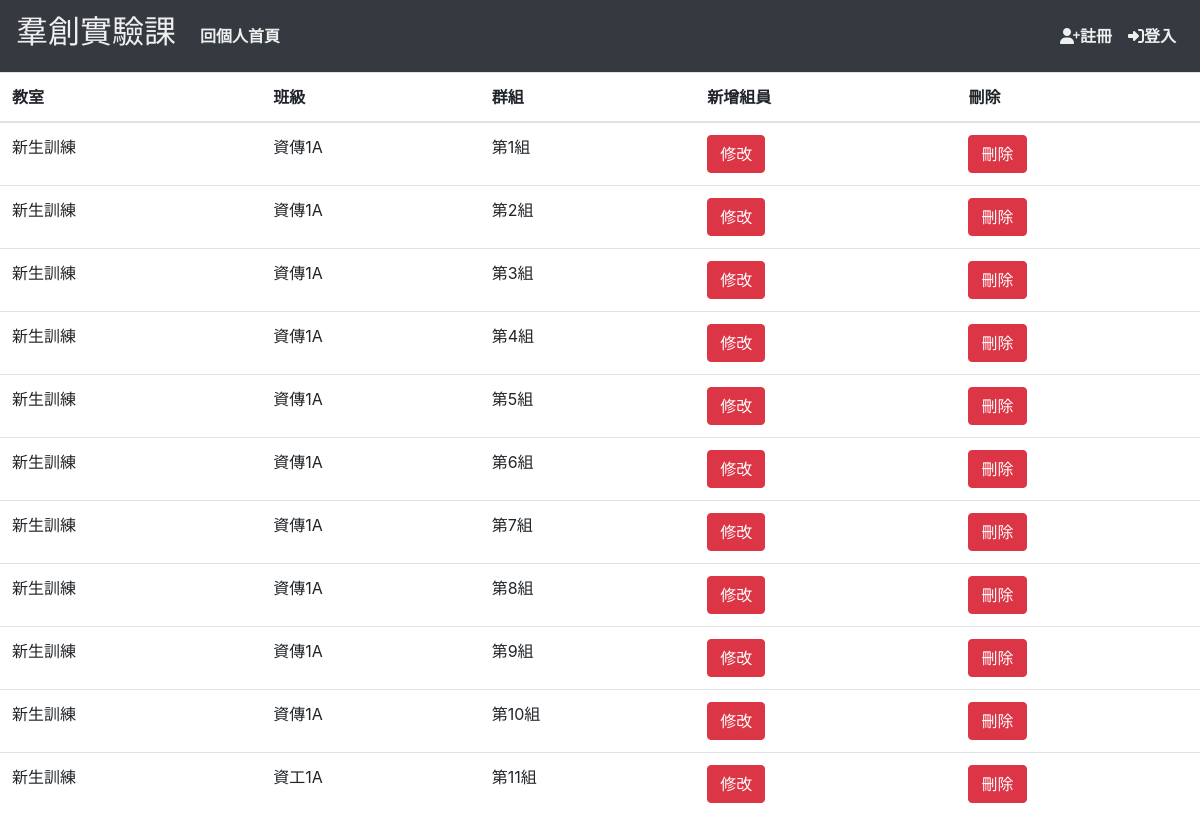
Page /check_group/ on the earlier database version.
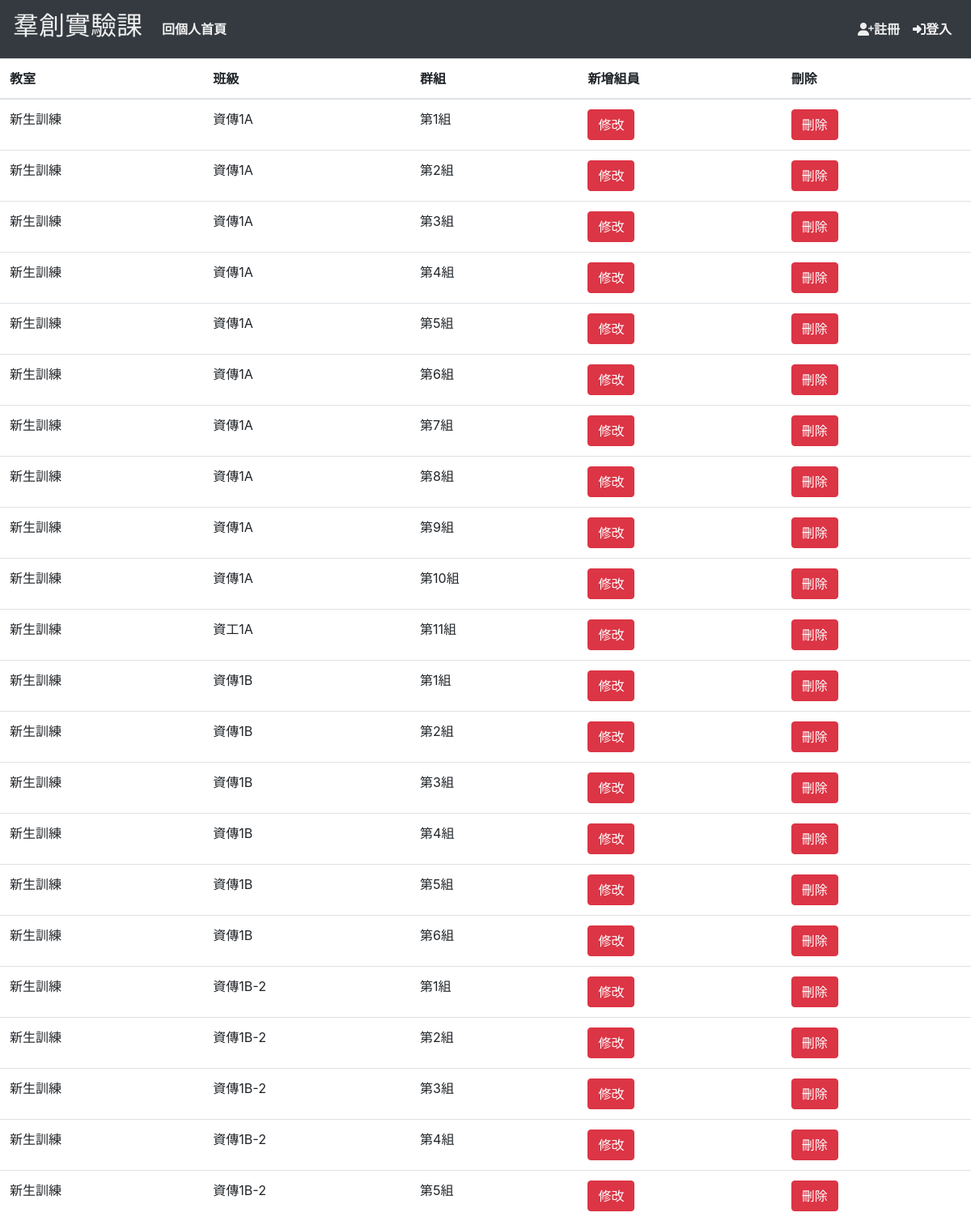
Same page on the later database version.
### login/models.py (models this page shows, shortened)
class Group(models.Model):
    group = models.CharField(max_length=128, null=True, blank=True)
    group_user = models.ManyToManyField(User, blank=True, related_name='user_user')
    activate = models.ForeignKey('CreateActivate', on_delete=models.CASCADE, blank=True)

class CreateActivate(models.Model):
    activate_name = models.CharField(max_length=128, unique=True, null=True, blank=True)
    class_id = models.ForeignKey('CreateClass', on_delete=models.CASCADE, blank=True, null=True)
    def __str__(self):
        return self.activate_name

class CreateClass(models.Model):
    class_title = models.CharField(max_length=128)
    def __str__(self):
        return self.class_title

### login/views.py (the view)
# urls.py: path('check_group/', views.check_group, name='check_group'),
def check_group(request):
    group = Group.objects.all()
    activate = models.CreateActivate.objects.all()
    context = {
        'group': group,
        'activate': activate
    }
    return render(request, 'check_group.html', context)

### templates/check_group.html (shortened to what this page needs)
{% extends "base.html" %}
{% block content %}
<table class="table mb-0">
        <thead>
            <tr>
                <th>教室</th>
                <th>班級</th>
                <th>群組</th>
                <th>新增組員</th>
                <th>刪除</th>
            </tr>
        </thead>
        <tbody>
            {% for groupa in group %}<tr>
              <td> {{ groupa.activate.class_id }}</td>
           <td> {{ groupa.activate }}</td>
                <td>{{ groupa.group }}</td>
                <td>
                        <form method="post" action="{% url 'edit_group' groupa.pk %}">
                        <button type="submit" class="btn btn-danger">修改</button>
                    </form>
                </td>
                <td>
                        <form method="post" action="{% url 'delete_group' groupa.pk %}">
                        <button type="submit" class="btn btn-danger">刪除</button>
                    </form>
                </td></tr>
            {% endfor %}
        </tbody>
    </table>
</body>
{% endblock %}

### templates/base.html (shortened to what this page needs)
<!DOCTYPE html>
<html lang="en">
<head>
    {% include "tool/bootstrapt_3.4.html" %}
    {% include "part/nav.html" %}
</head>
<body>
{% block content %}
{% endblock %}
</body>
</html>

### templates/tool/bootstrapt_3.4.html (shortened to what this page needs)
<link rel="stylesheet" href="https://stackpath.bootstrapcdn.com/bootstrap/4.4.1/css/bootstrap.min.css">

### templates/part/nav.html (shortened to what this page needs)
{% block nav %}
    <nav class="navbar navbar-expand-md bg-dark navbar-dark " id="nav-css">
        <div class="navbar-brand"><h2>羣創實驗課</h2></div>
        <div class="collapse navbar-collapse " id="mylink">
              <ul class="navbar-nav mr-auto float-right">
                <li class="nav-item ">
                    <a class="nav-link" href={% url 'index' %}><b>回個人首頁</b></a>
                </li>
              </ul>
             <ul class="navbar-nav">
                <li class="nav-item ">
                    <a class="nav-link" href="/register"><i class="fas fa-user-plus">註冊</i></a>
                </li>
                 {% if request.session.user_name %}
                     <li class="nav-item ">
                    <a class="nav-link" href="/logout"><i class="fas fa-sign-in-alt">登出</i></a>
                </li>
                 {% else %}
                 <li class="nav-item ">
                    <a class="nav-link" href="/login"><i class="fas fa-sign-in-alt">登入</i></a>
                </li>
                 {% endif %}
              </ul>
          </div>
    </nav>
{% endblock %}

### templates/part/nav.html (style rules this page uses)
h2,b,i { color: #efefef; }

Differences in the rows shown:
added Group: activate.class_id "新生訓練", activate "資傳1B", group "第1組"
added Group: activate.class_id "新生訓練", activate "資傳1B", group "第2組"
added Group: activate.class_id "新生訓練", activate "資傳1B", group "第3組"
added Group: activate.class_id "新生訓練", activate "資傳1B", group "第4組"
added Group: activate.class_id "新生訓練", activate "資傳1B", group "第5組"
added Group: activate.class_id "新生訓練", activate "資傳1B", group "第6組"
added Group: activate.class_id "新生訓練", activate "資傳1B-2", group "第1組"
added Group: activate.class_id "新生訓練", activate "資傳1B-2", group "第2組"
added Group: activate.class_id "新生訓練", activate "資傳1B-2", group "第3組"
added Group: activate.class_id "新生訓練", activate "資傳1B-2", group "第4組"
added Group: activate.class_id "新生訓練", activate "資傳1B-2", group "第5組"
